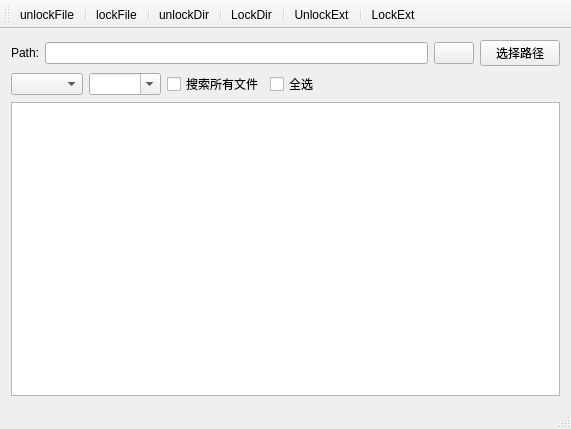
<?xml version="1.0" encoding="UTF-8"?>
<ui version="4.0">
 <class>MainWindow</class>
 <widget class="QMainWindow" name="MainWindow">
  <property name="geometry">
   <rect>
    <x>0</x>
    <y>0</y>
    <width>571</width>
    <height>429</height>
   </rect>
  </property>
  <property name="windowTitle">
   <string>MainWindow</string>
  </property>
  <widget class="QWidget" name="centralWidget">
   <layout class="QVBoxLayout" name="verticalLayout">
    <item>
     <layout class="QHBoxLayout" name="horizontalLayout">
      <item>
       <widget class="QLabel" name="label">
        <property name="text">
         <string>Path:</string>
        </property>
       </widget>
      </item>
      <item>
       <widget class="QLineEdit" name="pathlineEdit"/>
      </item>
      <item>
       <widget class="QPushButton" name="GoTopushButton">
        <property name="text">
         <string/>
        </property>
        <property name="icon">
         <iconset resource="icon.qrc">
          <normaloff>:/ico/icon/goto.ico</normaloff>:/ico/icon/goto.ico</iconset>
        </property>
        <property name="shortcut">
         <string>Return</string>
        </property>
       </widget>
      </item>
      <item>
       <widget class="QPushButton" name="DirSelectpushButton">
        <property name="text">
         <string>选择路径</string>
        </property>
       </widget>
      </item>
     </layout>
    </item>
    <item>
     <layout class="QHBoxLayout" name="horizontalLayout_2">
      <item>
       <widget class="QComboBox" name="comboBox_filetype"/>
      </item>
      <item>
       <widget class="QComboBox" name="comboBox_filter">
        <property name="editable">
         <bool>true</bool>
        </property>
       </widget>
      </item>
      <item>
       <widget class="QCheckBox" name="checkBox_search_all">
        <property name="text">
         <string>搜索所有文件</string>
        </property>
       </widget>
      </item>
      <item>
       <widget class="QCheckBox" name="checkBox_select_all">
        <property name="text">
         <string>全选</string>
        </property>
       </widget>
      </item>
      <item>
       <spacer name="horizontalSpacer">
        <property name="orientation">
         <enum>Qt::Horizontal</enum>
        </property>
        <property name="sizeHint" stdset="0">
         <size>
          <width>40</width>
          <height>20</height>
         </size>
        </property>
       </spacer>
      </item>
     </layout>
    </item>
    <item>
     <widget class="QTableView" name="tableView"/>
    </item>
   </layout>
  </widget>
  <widget class="QToolBar" name="mainToolBar">
   <attribute name="toolBarArea">
    <enum>TopToolBarArea</enum>
   </attribute>
   <attribute name="toolBarBreak">
    <bool>false</bool>
   </attribute>
   <addaction name="actionunlockFile"/>
   <addaction name="separator"/>
   <addaction name="actionLockFile"/>
   <addaction name="separator"/>
   <addaction name="actionUnlockDir"/>
   <addaction name="separator"/>
   <addaction name="actionLockDir"/>
   <addaction name="separator"/>
   <addaction name="actionUnlockExt"/>
   <addaction name="separator"/>
   <addaction name="actionLockExt"/>
  </widget>
  <widget class="QStatusBar" name="statusBar"/>
  <action name="actionunlockFile">
   <property name="icon">
    <iconset resource="icon.qrc">
     <normaloff>:/ico/icon/unlock_file.ico</normaloff>:/ico/icon/unlock_file.ico</iconset>
   </property>
   <property name="text">
    <string>unlockFile</string>
   </property>
   <property name="toolTip">
    <string>解锁文件</string>
   </property>
  </action>
  <action name="actionLockFile">
   <property name="icon">
    <iconset resource="icon.qrc">
     <normaloff>:/ico/icon/lock_file.ico</normaloff>:/ico/icon/lock_file.ico</iconset>
   </property>
   <property name="text">
    <string>lockFile</string>
   </property>
   <property name="toolTip">
    <string>锁定文件</string>
   </property>
  </action>
  <action name="actionUnlockDir">
   <property name="icon">
    <iconset resource="icon.qrc">
     <normaloff>:/ico/icon/dir_unlock.ico</normaloff>:/ico/icon/dir_unlock.ico</iconset>
   </property>
   <property name="text">
    <string>unlockDir</string>
   </property>
   <property name="toolTip">
    <string>解锁文件夹</string>
   </property>
  </action>
  <action name="actionLockDir">
   <property name="icon">
    <iconset resource="icon.qrc">
     <normaloff>:/ico/icon/dir_lock.ico</normaloff>:/ico/icon/dir_lock.ico</iconset>
   </property>
   <property name="text">
    <string>LockDir</string>
   </property>
   <property name="toolTip">
    <string>锁定文件夹</string>
   </property>
  </action>
  <action name="actionLockExt">
   <property name="icon">
    <iconset resource="icon.qrc">
     <normaloff>:/ico/icon/lock_ext.ico</normaloff>:/ico/icon/lock_ext.ico</iconset>
   </property>
   <property name="text">
    <string>LockExt</string>
   </property>
   <property name="toolTip">
    <string>锁定指定的文件后缀</string>
   </property>
  </action>
  <action name="actionUnlockExt">
   <property name="icon">
    <iconset resource="icon.qrc">
     <normaloff>:/ico/icon/unlock_ext.ico</normaloff>:/ico/icon/unlock_ext.ico</iconset>
   </property>
   <property name="text">
    <string>UnlockExt</string>
   </property>
   <property name="toolTip">
    <string>解锁指定的文件后缀</string>
   </property>
  </action>
 </widget>
 <layoutdefault spacing="6" margin="11"/>
 <resources>
  <include location="icon.qrc"/>
 </resources>
 <connections/>
</ui>
